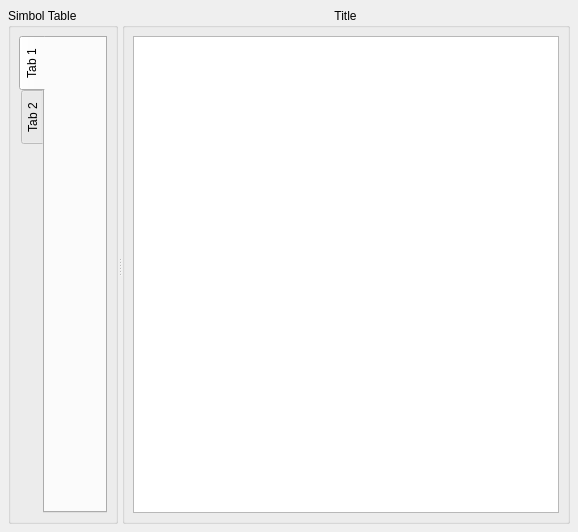
<ui version="4.0" >
 <author></author>
 <comment></comment>
 <exportmacro></exportmacro>
 <class>MainForm</class>
 <widget class="QMainWindow" name="MainForm" >
  <property name="geometry" >
   <rect>
    <x>0</x>
    <y>0</y>
    <width>578</width>
    <height>532</height>
   </rect>
  </property>
  <property name="windowTitle" >
   <string>HpCalc</string>
  </property>
  <widget class="QWidget" name="centralWidget" >
   <layout class="QVBoxLayout" >
    <property name="margin" >
     <number>8</number>
    </property>
    <property name="spacing" >
     <number>6</number>
    </property>
    <item>
     <widget class="QSplitter" name="splitter" >
      <property name="orientation" >
       <enum>Qt::Horizontal</enum>
      </property>
      <layout class="QHBoxLayout" >
       <property name="margin" >
        <number>8</number>
       </property>
       <property name="spacing" >
        <number>6</number>
       </property>
      </layout>
      <widget class="QGroupBox" name="symbolBox" >
       <property name="title" >
        <string>Simbol Table</string>
       </property>
       <layout class="QHBoxLayout" >
        <property name="margin" >
         <number>8</number>
        </property>
        <property name="spacing" >
         <number>6</number>
        </property>
        <item>
         <widget class="QTabWidget" name="symbolTab" >
          <property name="sizePolicy" >
           <sizepolicy>
            <hsizetype>7</hsizetype>
            <vsizetype>7</vsizetype>
            <horstretch>0</horstretch>
            <verstretch>0</verstretch>
           </sizepolicy>
          </property>
          <property name="contextMenuPolicy" >
           <enum>Qt::NoContextMenu</enum>
          </property>
          <property name="tabPosition" >
           <enum>QTabWidget::West</enum>
          </property>
          <property name="currentIndex" >
           <number>0</number>
          </property>
          <widget class="QWidget" name="tab" >
           <attribute name="title" >
            <string>Tab 1</string>
           </attribute>
           <layout class="QHBoxLayout" >
            <property name="margin" >
             <number>8</number>
            </property>
            <property name="spacing" >
             <number>6</number>
            </property>
           </layout>
          </widget>
          <widget class="QWidget" name="tab" >
           <attribute name="title" >
            <string>Tab 2</string>
           </attribute>
          </widget>
         </widget>
        </item>
       </layout>
      </widget>
      <widget class="QGroupBox" name="editorBox" >
       <property name="title" >
        <string>Title</string>
       </property>
       <property name="alignment" >
        <set>Qt::AlignHCenter</set>
       </property>
       <layout class="QHBoxLayout" >
        <property name="margin" >
         <number>8</number>
        </property>
        <property name="spacing" >
         <number>6</number>
        </property>
        <item>
         <widget class="QTextEdit" name="textEditor" />
        </item>
       </layout>
      </widget>
     </widget>
    </item>
   </layout>
  </widget>
 </widget>
 <pixmapfunction></pixmapfunction>
 <resources/>
 <connections/>
</ui>
